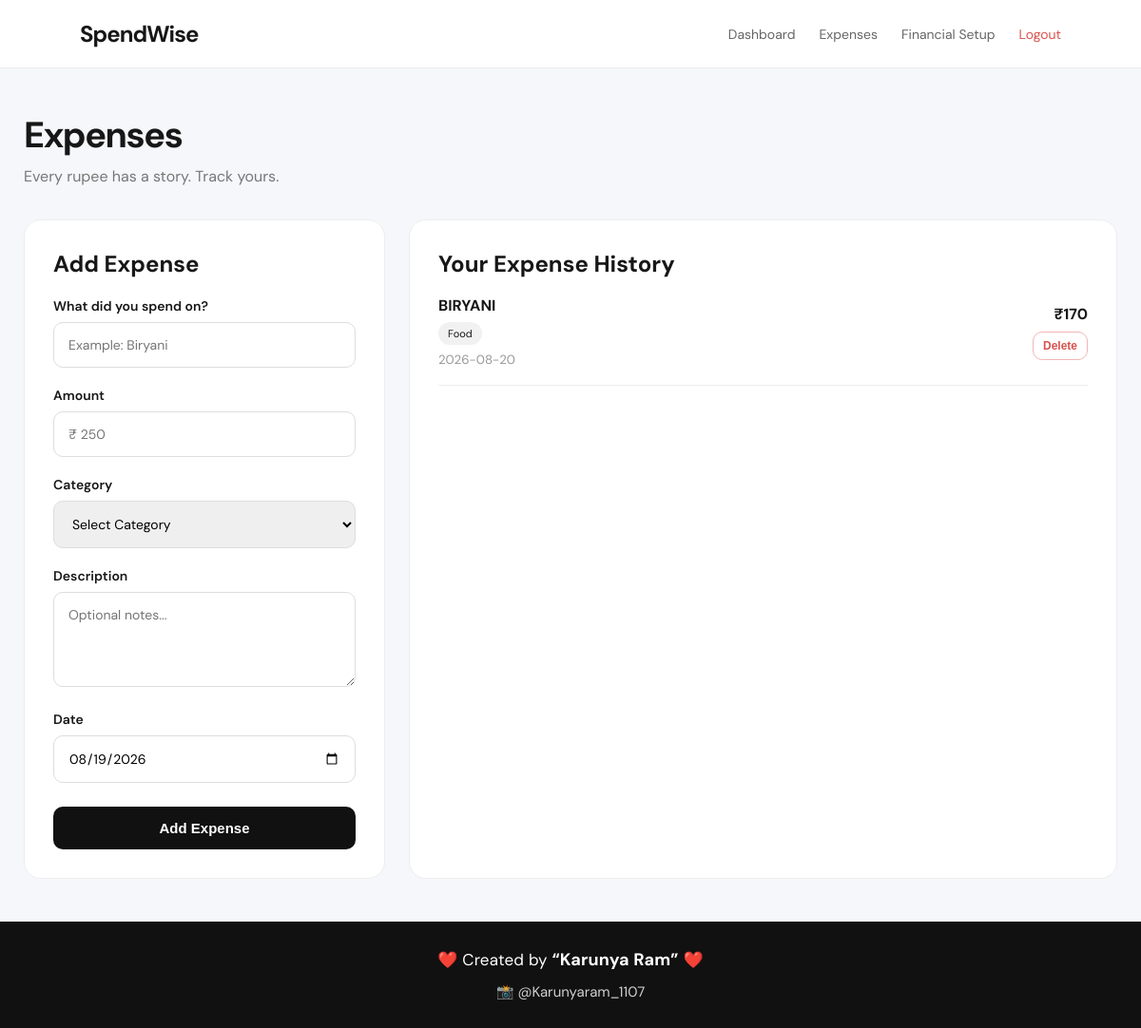
Screenshot of /expenses (signed in) with the database file from the repository.
### tables this page shows
CREATE TABLE expenses (
            id INTEGER PRIMARY KEY AUTOINCREMENT,
            user_id INTEGER NOT NULL,

            title TEXT NOT NULL,
            amount REAL NOT NULL,
            category TEXT NOT NULL,
            description TEXT,
            expense_date TEXT NOT NULL,

            created_at TEXT DEFAULT CURRENT_TIMESTAMP,

            FOREIGN KEY(user_id) REFERENCES users(id)
        );

### app.py (the view)
@app.route("/expenses")
def expenses():
    if not login_required():
        return redirect(url_for("login"))
    conn = get_db_connection()
    expenses_list = conn.execute("""
        SELECT *
        FROM expenses
        WHERE user_id = ?
        ORDER BY expense_date DESC, id DESC
    """, (session["user_id"],)).fetchall()
    conn.close()
    return render_template(
        "expenses.html",
        expenses=expenses_list
    )

### app.py (called while the page is built)
def get_db_connection():
    conn = sqlite3.connect(DATABASE)
    conn.row_factory = sqlite3.Row
    return conn

def login_required():
    return "user_id" in session

### templates/expenses.html (shortened to what this page needs)
{% extends "base.html" %}
{% block content %}
<div class="expenses-page">
    <div class="page-heading">
        <h1>Expenses</h1>
        <p>
            Every rupee has a story. Track yours.
        </p>
    </div>
    <div class="expense-layout">
        <div class="add-expense-card">
            <h2>Add Expense</h2>
            <form
                method="POST"
                action="{{ url_for('add_expense') }}"
            >
                <label>What did you spend on?</label>
                <input
                    type="text"
                    name="title"
                    placeholder="Example: Biryani"
                    required
                >
                <label>Amount</label>
                <input
                    type="number"
                    name="amount"
                    placeholder="₹ 250"
                    min="1"
                    step="0.01"
                    required
                >
                <label>Category</label>
                <select name="category" required>
                    <option value="">
                        Select Category
                    </option>
                </select>
                <label>Description</label>
                <textarea
                    name="description"
                    placeholder="Optional notes..."
                ></textarea>
                <label>Date</label>
                <input
                    type="date"
                    name="expense_date"
                    id="expense_date"
                    required
                >
                <button type="submit">
                    Add Expense
                </button>
            </form>
        </div>
        <div class="expenses-list-card">
            <h2>
                Your Expense History
            </h2>
            {% if expenses %}
                {% for expense in expenses %}
                <div class="expense-item">
                    <div class="expense-info">
                        <strong>
                            {{ expense["title"] }}
                        </strong>
                        <span class="category-badge">
                            {{ expense["category"] }}
                        </span>
                        <small>
                            {{ expense["expense_date"] }}
                        </small>
                    </div>
                    <div class="expense-right">
                        <strong>
                            ₹{{ "{:,.0f}".format(expense["amount"]) }}
                        </strong>
                        <form
                            method="POST"
                            action="{{ url_for('delete_expense', expense_id=expense['id']) }}"
                        >
                            <button
                                type="submit"
                                class="delete-button"
                            >
                                Delete
                            </button>
                        </form>
                    </div>
                </div>
                {% endfor %}
            {% endif %}
        </div>
    </div>
</div>
{% endblock %}

### static/style.css (style rules this page uses)
* { margin: 0; padding: 0; box-sizing: border-box; }
body { font-family: "DM Sans", sans-serif; background: #f6f7fb; color: #171717; }
label { display: block; margin-top: 20px; margin-bottom: 8px; font-size: 14px; font-weight: 600; }
input, select, textarea { width: 100%; padding: 14px 15px; border: 1px solid #ddd; border-radius: 10px; font-family: inherit; font-size: 14px; outline: none; transition: 0.2s; }
textarea { min-height: 100px; resize: vertical; }
button { width: 100%; margin-top: 25px; padding: 14px; border: none; border-radius: 10px; background: #111; color: white; font-size: 15px; font-weight: 600; cursor: pointer; transition: 0.2s; }
.page-heading { margin-bottom: 35px; }
.page-heading h1 { font-size: 38px; letter-spacing: -1.5px; }
.page-heading p { margin-top: 8px; color: #777; }
.expense-layout { display: grid; grid-template-columns: 380px 1fr; gap: 25px; }
.add-expense-card, .expenses-list-card { background: white; padding: 30px; border-radius: 18px; border: 1px solid #eee; }
.expense-item { display: flex; justify-content: space-between; align-items: center; padding: 18px 0; border-bottom: 1px solid #eee; }
.expense-info strong { display: block; }
.category-badge { display: inline-block; margin-top: 7px; padding: 5px 10px; background: #f1f1f1; border-radius: 20px; font-size: 11px; }
.expense-info small { display: block; margin-top: 7px; color: #999; }
.expense-right { display: flex; flex-direction: column; align-items: flex-end; gap: 8px; }
.delete-button { width: auto; margin: 0; padding: 7px 10px; background: #fff; color: #d9534f; border: 1px solid #f1b6b6; font-size: 12px; }
html, body { min-height: 100%; }
body { min-height: 100vh; display: flex; flex-direction: column; }

### rows the page displays
expenses: title "BIRYANI", category "Food", expense_date "2026-08-20", amount "170"
